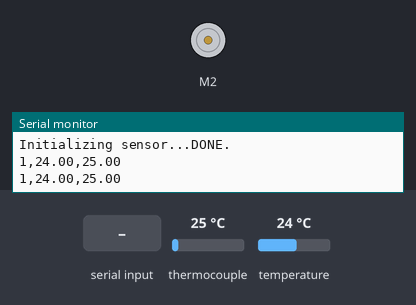
The sketch below on a simulated Arduino Uno, built with avr-gcc and run on an emulated ATmega328P. On the bench: DC motor (green arrow = forward, orange = backward, longer = faster), the last lines printed to the serial monitor. The inputs (shaded band) are chosen by the test bench; at power-on: thermocouple 25 °C, temperature 24 °C.

Above: at 1.7 s.
1.8 s: "90,45\n" received over Serial
At 4.0 s:
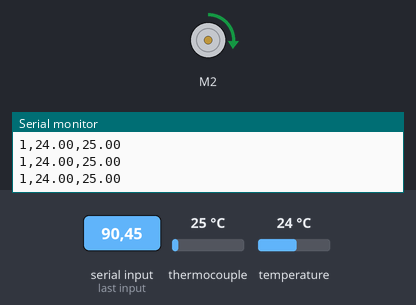
5.9 s: "30,150\n" received over Serial
At 8.4 s:
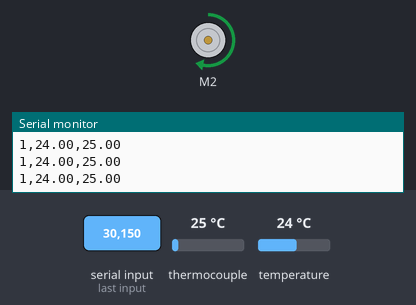
10.0 s: "200\n" received over Serial
At 10.8 s:
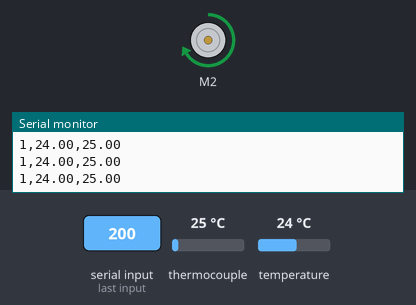
14.0 s: "90\n" received over Serial
At 15.2 s:
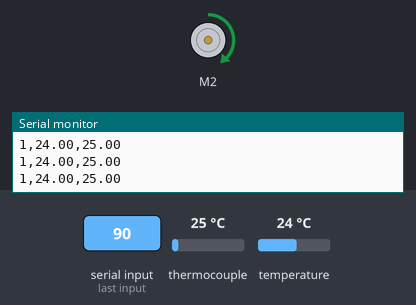
Timing chart, 0 to 18.0 s (numbered marks = the images above; inputs shaded):
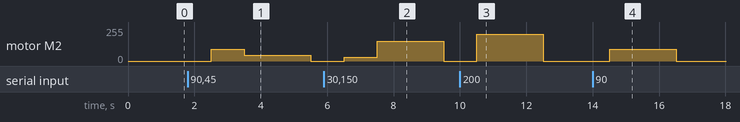

Measured:
- after the input at 1.8 s, motor M2: stopped → forward 90/255 after 0.70 s, → forward 45/255 1.0 s later, → stopped 2.0 s later
- after the input at 5.9 s, motor M2: stopped → forward 30/255 after 0.61 s, → forward 150/255 1.0 s later, → stopped 2.0 s later
- after the input at 10.0 s, motor M2: stopped → forward 200/255 after 0.51 s, → stopped 2.0 s later
- after the input at 14.0 s, motor M2: stopped → forward 90/255 after 0.52 s, → stopped 2.0 s later

The sketch:

arduino.ino
```cpp
#include <AFMotor.h>
#include <SPI.h>
#include "Adafruit_MAX31855.h"

#define MAXDO   A5
#define MAXCS   A4
#define MAXCLK  A3

// initialize the thermocouple
Adafruit_MAX31855 thermocouple(MAXCLK, MAXCS, MAXDO);

// initialize the motor
AF_DCMotor motor(2);
int speed = 0;
void setup()
{
  Serial.begin(9600);
  while (!Serial) delay(1);
  Serial.println("MAX31855 test");
  // wait for MAX chip to stabilize
  delay(500);
  Serial.print("Initializing sensor...");
  if (!thermocouple.begin()) {
    Serial.println("ERROR.");
    while (1) delay(10);
  }
  Serial.println("DONE.");

  //Set initial speed of the motor & stop
  motor.setSpeed(speed);
  motor.run(RELEASE);
}

void loop()
{
  motor.run(FORWARD);

  if (Serial.available() > 0) {
    // read the incoming byte:
    speed = Serial.parseInt();
  }
  if (speed >= 0 && speed <= 255){
    motor.setSpeed(speed);
  }

  double ext_temp = thermocouple.readInternal();
  double int_temp = thermocouple.readCelsius(); //thermocouple.readFahrenheit()

  if (isnan(int_temp)) {
    Serial.print(0); // Something wrong with thermocouple!
    Serial.print(",");
    Serial.print(-1);
    Serial.print(",");
    Serial.println(-1);
  } else {
    Serial.print(1); //Nominal.
    Serial.print(",");
    Serial.print(ext_temp);
    Serial.print(",");
    Serial.println(int_temp);
  }
  delay(1000); // 1 Hz
}
```
